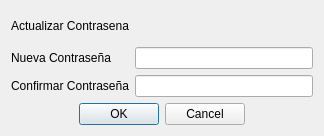
<?xml version="1.0" encoding="UTF-8"?>
<ui version="4.0">
 <class>ui_cambiarPassDialog</class>
 <widget class="QDialog" name="ui_cambiarPassDialog">
  <property name="geometry">
   <rect>
    <x>0</x>
    <y>0</y>
    <width>324</width>
    <height>136</height>
   </rect>
  </property>
  <property name="contextMenuPolicy">
   <enum>Qt::CustomContextMenu</enum>
  </property>
  <property name="windowTitle">
   <string>Cambiar Contraseña</string>
  </property>
  <layout class="QGridLayout" name="gridLayout_2">
   <item row="0" column="0">
    <layout class="QGridLayout" name="gridLayout">
     <item row="0" column="0" colspan="2">
      <widget class="QLabel" name="label_3">
       <property name="text">
        <string>Actualizar Contrasena</string>
       </property>
       <property name="wordWrap">
        <bool>true</bool>
       </property>
      </widget>
     </item>
     <item row="1" column="0">
      <widget class="QLabel" name="label">
       <property name="text">
        <string>Nueva Contraseña</string>
       </property>
      </widget>
     </item>
     <item row="1" column="1">
      <widget class="QLineEdit" name="lineEdit_nuevoPass">
       <property name="echoMode">
        <enum>QLineEdit::PasswordEchoOnEdit</enum>
       </property>
      </widget>
     </item>
     <item row="2" column="0">
      <widget class="QLabel" name="label_2">
       <property name="text">
        <string>Confirmar Contraseña</string>
       </property>
      </widget>
     </item>
     <item row="2" column="1">
      <widget class="QLineEdit" name="lineEdit_confPass">
       <property name="echoMode">
        <enum>QLineEdit::PasswordEchoOnEdit</enum>
       </property>
      </widget>
     </item>
     <item row="3" column="0" colspan="2">
      <widget class="QDialogButtonBox" name="buttonBox">
       <property name="orientation">
        <enum>Qt::Horizontal</enum>
       </property>
       <property name="standardButtons">
        <set>QDialogButtonBox::Cancel|QDialogButtonBox::Ok</set>
       </property>
       <property name="centerButtons">
        <bool>true</bool>
       </property>
      </widget>
     </item>
    </layout>
   </item>
  </layout>
 </widget>
 <resources/>
 <connections>
  <connection>
   <sender>buttonBox</sender>
   <signal>accepted()</signal>
   <receiver>ui_cambiarPassDialog</receiver>
   <slot>accept()</slot>
   <hints>
    <hint type="sourcelabel">
     <x>248</x>
     <y>254</y>
    </hint>
    <hint type="destinationlabel">
     <x>157</x>
     <y>274</y>
    </hint>
   </hints>
  </connection>
  <connection>
   <sender>buttonBox</sender>
   <signal>rejected()</signal>
   <receiver>ui_cambiarPassDialog</receiver>
   <slot>reject()</slot>
   <hints>
    <hint type="sourcelabel">
     <x>316</x>
     <y>260</y>
    </hint>
    <hint type="destinationlabel">
     <x>286</x>
     <y>274</y>
    </hint>
   </hints>
  </connection>
 </connections>
</ui>
